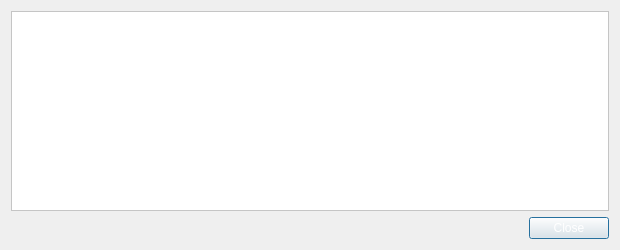
<?xml version="1.0" encoding="UTF-8"?>
<ui version="4.0">
 <class>AdrenalineNodeConfigDialog</class>
 <widget class="QDialog" name="AdrenalineNodeConfigDialog">
  <property name="geometry">
   <rect>
    <x>0</x>
    <y>0</y>
    <width>620</width>
    <height>250</height>
   </rect>
  </property>
  <property name="windowTitle">
   <string>Master Node Configuration Template</string>
  </property>
  <property name="styleSheet">
   <string notr="true">background:url(:/images/background);
color: rgb(255, 255, 255);</string>
  </property>
  <layout class="QVBoxLayout" name="verticalLayout">
   <item>
    <widget class="QTextEdit" name="detailText">
     <property name="toolTip">
      <string>&lt;html&gt;&lt;head/&gt;&lt;body&gt;&lt;p&gt;This pane shows an example Ducat.conf template with the necessary masternode settings.&lt;/p&gt;&lt;/body&gt;&lt;/html&gt;</string>
     </property>
     <property name="styleSheet">
      <string notr="true">background: rgb(255, 255, 255);
color: rgb(0, 0, 0);</string>
     </property>
     <property name="readOnly">
      <bool>true</bool>
     </property>
    </widget>
   </item>
   <item>
    <widget class="QDialogButtonBox" name="buttonBox">
     <property name="orientation">
      <enum>Qt::Horizontal</enum>
     </property>
     <property name="standardButtons">
      <set>QDialogButtonBox::Close</set>
     </property>
    </widget>
   </item>
  </layout>
 </widget>
 <resources>
  <include location="../bitcoin.qrc"/>
 </resources>
 <connections>
  <connection>
   <sender>buttonBox</sender>
   <signal>accepted()</signal>
   <receiver>AdrenalineNodeConfigDialog</receiver>
   <slot>accept()</slot>
   <hints>
    <hint type="sourcelabel">
     <x>248</x>
     <y>254</y>
    </hint>
    <hint type="destinationlabel">
     <x>157</x>
     <y>274</y>
    </hint>
   </hints>
  </connection>
  <connection>
   <sender>buttonBox</sender>
   <signal>rejected()</signal>
   <receiver>AdrenalineNodeConfigDialog</receiver>
   <slot>reject()</slot>
   <hints>
    <hint type="sourcelabel">
     <x>316</x>
     <y>260</y>
    </hint>
    <hint type="destinationlabel">
     <x>286</x>
     <y>274</y>
    </hint>
   </hints>
  </connection>
 </connections>
</ui>
